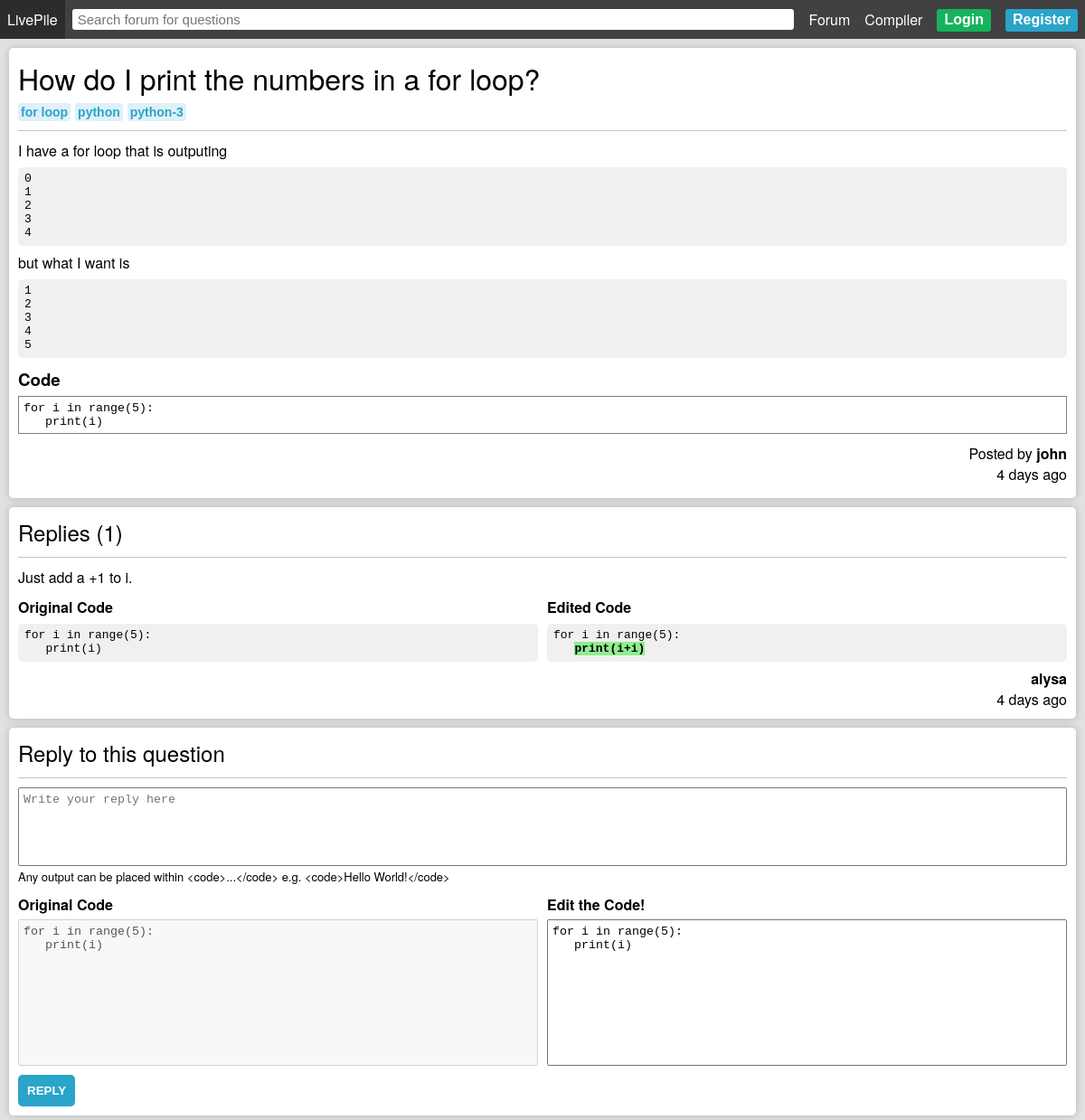
The page /post/2 on the database as committed earlier.
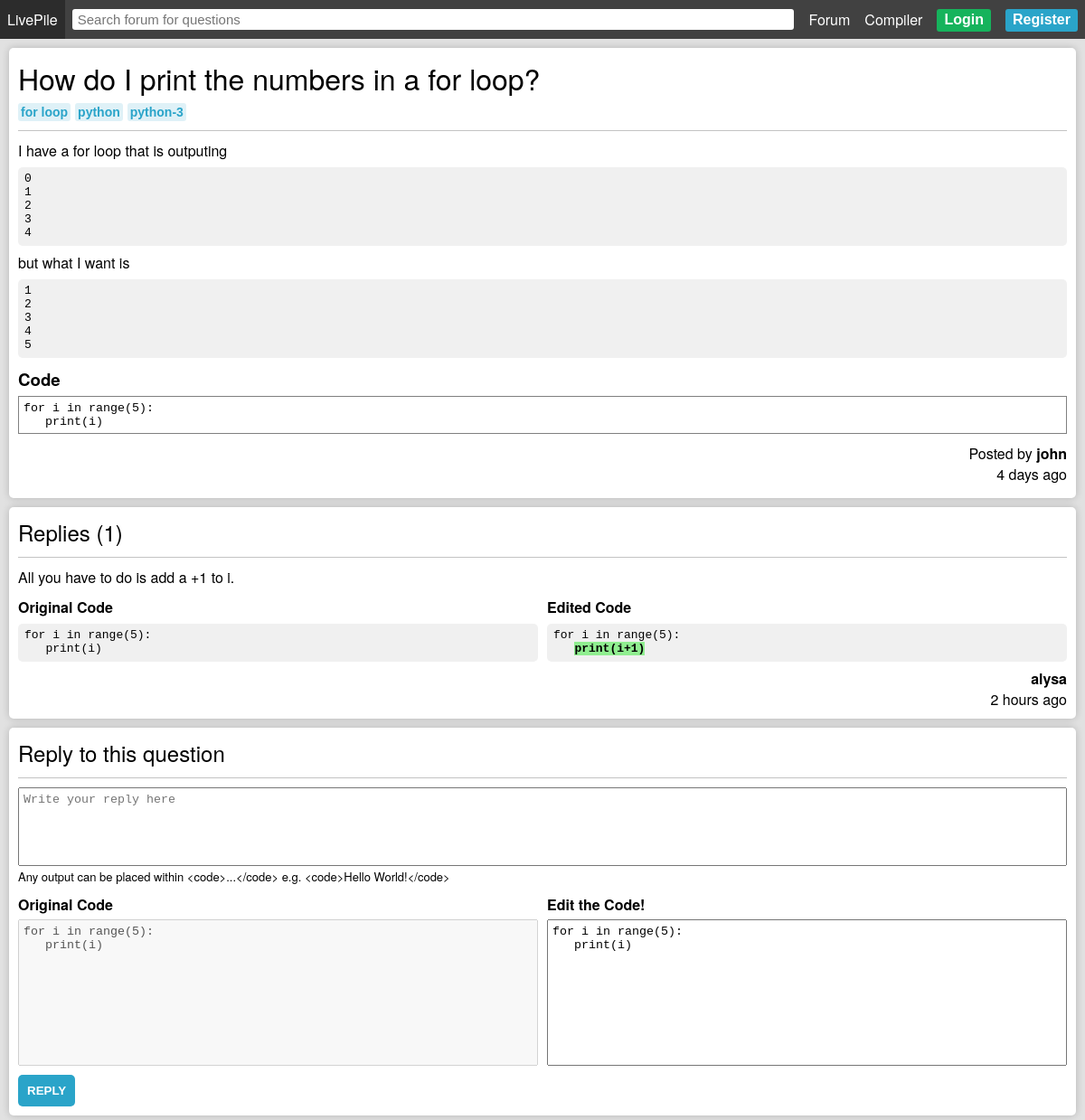
The same page on the database as committed later.
### forum/models.py (models this page shows, shortened)
class Post(models.Model):
    title = models.CharField(max_length=255)
    content = models.TextField()
    code = models.TextField(blank=True)
    tags = models.ManyToManyField(Tag, default=None, related_name='posts')
    author = models.ForeignKey(Profile, on_delete=models.CASCADE, related_name='posts')
    created = models.DateTimeField(auto_now_add=True)
    def get_tags(self):
        return self.tags.all()
    def get_replies(self):
        return self.replies.all()
    def get_num_replies(self):
        return self.replies.all().count()
    def get_elapsed_time(self):
        duration = (datetime.now(timezone.utc) - self.created).total_seconds()
        years = divmod(duration, 32140800)
        months = divmod(years[1], 2678400)
        days = divmod(months[1], 86400)
        hours = divmod(days[1], 3600)
        minutes = divmod(hours[1], 60)
        elapsed = ""
        if (years[0] > 0):
            if (years[0] < 2):
                elapsed = str(int(years[0])) + " year "
            else:
                elapsed = str(int(years[0])) + " years "
        elif (months[0] > 0):
            if (months[0] < 2):
                elapsed = str(int(months[0])) + " month "
            else:
                elapsed = str(int(months[0])) + " months "
        elif (days[0] > 0):
            if (days[0] < 2):
                elapsed = str(int(days[0])) + " day "
            else:
                elapsed = str(int(days[0])) + " days "
        elif (hours[0] > 0):
            if (hours[0] < 2):
                elapsed = str(int(hours[0])) + " hour "
            else:
                elapsed = str(int(hours[0])) + " hours "
        elif (minutes[0] > 0):
            if (minutes[0] < 2):
                elapsed = str(int(minutes[0])) + " min "
            else:
                elapsed = str(int(minutes[0])) + " mins "
        else:
            elapsed = "a while "
        return f"{elapsed}"
    class Meta:
        ordering = ('-created',)

class Tag(models.Model):
    tag = models.CharField(max_length=100)
    def __str__(self):
        return f"{self.tag}"
    class Meta:
        ordering = ('tag',)

class Profile(models.Model):
    user = models.OneToOneField(User, on_delete=models.CASCADE)
    fname = models.CharField(max_length=255, blank=True)
    lname = models.CharField(max_length=255, blank=True)
    avatar = models.ImageField(default='avatars/default-avatar.png', upload_to='avatars/', validators=[FileExtensionValidator(['png', 'jpg', 'jpeg'])])
    created = models.DateTimeField(auto_now_add=True)
    def __str__(self):
        return f"{self.user.username}"

class Reply(models.Model):
    content = models.TextField()
    code = models.TextField(blank=True)
    post = models.ForeignKey(Post, on_delete=models.CASCADE, related_name='replies')
    author = models.ForeignKey(Profile, on_delete=models.CASCADE, related_name='replies')
    created = models.DateTimeField(auto_now_add=True)
    def get_elapsed_time(self):
        duration = (datetime.now(timezone.utc) - self.created).total_seconds()
        years = divmod(duration, 32140800)
        months = divmod(years[1], 2678400)
        days = divmod(months[1], 86400)
        hours = divmod(days[1], 3600)
        minutes = divmod(hours[1], 60)
        elapsed = ""
        if (years[0] > 0):
            if (years[0] < 2):
                elapsed = str(int(years[0])) + " year "
            else:
                elapsed = str(int(years[0])) + " years "
        elif (months[0] > 0):
            if (months[0] < 2):
                elapsed = str(int(months[0])) + " month "
            else:
                elapsed = str(int(months[0])) + " months "
        elif (days[0] > 0):
            if (days[0] < 2):
                elapsed = str(int(days[0])) + " day "
            else:
                elapsed = str(int(days[0])) + " days "
        elif (hours[0] > 0):
            if (hours[0] < 2):
                elapsed = str(int(hours[0])) + " hour "
            else:
                elapsed = str(int(hours[0])) + " hours "
        elif (minutes[0] > 0):
            if (minutes[0] < 2):
                elapsed = str(int(minutes[0])) + " min "
            else:
                elapsed = str(int(minutes[0])) + " mins "
        else:
            elapsed = "a while "
        return f"{elapsed}"
    class Meta:
        ordering = ('-created',)

### forum/views.py (the view, shortened to what this page needs)
# urls.py: path('post/<int:pk>', views.post, name='post'),
def post(request, pk):
    context = {}
    if request.user.is_authenticated:
        context['my_profile'] = Profile.objects.get(user=request.user)
    try:
        post = Post.objects.get(pk=pk)
        post.content = post.content.replace("<code>", "<pre>")
        post.content = post.content.replace("</code>", "</pre>")
        context['post'] = post
        replies = post.get_replies()
        for reply in replies:
            reply.content = reply.content.replace("<code>", "<pre>")
            reply.content = reply.content.replace("</code>", "</pre>")
            if reply.code != '':
                newCode = compare(post.code, reply.code)
                reply.code = newCode
        context['replies'] = replies
    except Exception as e:
        print("views.post threw an error", e)
    return render(request, 'forum/post.html', context)

### forum/views.py (called while the page is built)
def find_indices(s):
    list = []
    for pos, char in enumerate(s):
        if(char == "_"):
            list.append(pos)
    return list

def consecutiveRanges(a, n):
    length = 1
    list = []
    if (n == 0):
        return list
    for i in range (1, n + 1):
        if (i == n or a[i] - a[i - 1] != 1):
            if (length == 1):
                list.append(str(a[i - length]))
            else:
                temp = (str(a[i - length]) + ":" + str(a[i - 1] + 1))
                list.append(temp)
            length = 1
        else:
            length += 1
    return list

def tokenize(s):
    return re.split('\s+', s)

def untokenize(ts):
    return ' '.join(ts)

def equalize(original, edited):
    l1 = tokenize(original)
    l2 = tokenize(edited)
    res1 = []
    res2 = []
    prev = difflib.Match(0,0,0)
    for match in difflib.SequenceMatcher(a=l1, b=l2).get_matching_blocks():
        if (prev.a + prev.size != match.a):
            for i in range(prev.a + prev.size, match.a):
                res2 += ['_' * len(l1[i])]
            res1 += l1[prev.a + prev.size:match.a]
        if (prev.b + prev.size != match.b):
            for i in range(prev.b + prev.size, match.b):
                res1 += ['_' * len(l2[i])]
            res2 += l2[prev.b + prev.size:match.b]
        res1 += l1[match.a:match.a+match.size]
        res2 += l2[match.b:match.b+match.size]
        prev = match
    return untokenize(res1), untokenize(res2)

def compare(original, edited):
    s1, s2 = equalize(original, edited)
    arr1 = find_indices(s1)
    color_arr = consecutiveRanges(arr1, len(arr1))
    words_to_highlight = []
    for color in color_arr:
        color = color.split(":")
        start = None
        end = None
        try:
            start = int(color[0])
            end = int(color[1])
        except Exception as e:
            pass
        words_to_highlight.append(s2[start:end])
    try:
        for i in range(len(words_to_highlight)):
            edited = edited.replace(words_to_highlight[i], "<span style='background-color: lightgreen; font-weight: bold;'>" + words_to_highlight[i] + "</span>")
    except Exception as e:
        print(e)
    edited = "<span>" + edited + "</span>"
    return edited

### forum/templates/forum/post.html (shortened to what this page needs)
{% extends "./index.html" %}
{% block content %}
        <div class="content">
            {% if post %}
            <div class="col">
                <div class="box shadow">
                    <div class="row">
                        <div class="col horizontal-align" style="flex: 1;">
                            <h1 style="text-align: left; font-weight: 500;">{{ post.title }}</h1>
                            {% if post.tags %}
                            <div class="row" style="margin-top: 5px;">
                                {% for tag in post.get_tags %}
                                <form class="col" method="post" action="/search/">
                                    <input class="tag" name="tag" type="submit" value="{{ tag }}" />
                                </form>
                                {% endfor %}
                            </div>
                            {% endif %}
                        </div>
                    </div>
                    <div class="divider"></div>
                    <div style="margin-bottom: 10px;">
                        {{ post.content|safe }}
                    </div>
                    {% if post.code %}
                    <div class="col">
                        <h3>Code</h3>
                        <textarea id="original-code" style="resize: none; margin: 5px 0; padding: 5px; color: black; background-color: white; border-color: gray;" disabled>{{ post.code|safe }}</textarea>
                    </div>
                    <div class="col" style="align-items: flex-end; margin: 5px 0;">
                        <span>Posted by <a style="text-decoration: none; color: black; font-weight: bold;" href="{% url 'profile' post.author %}">{{ post.author }}</a></span>
                        <span>{{ post.get_elapsed_time }}ago</span>
                    </div>
                    {% endif %}
                </div>
                <div class="box shadow">
                    <h2 style="font-weight: 500;">Replies ({{ post.get_num_replies }})</h2>
                    {% if replies %}
                    {% for reply in replies %}
                    <div class="divider"></div>
                    <div style="margin-bottom: 10px;">
                        {{ reply.content|safe }}
                    </div>
                    {% if reply.code %}
                    <div class="row">
                        <div style="flex: 1; margin-right: 5px;">
                            <b>Original Code</b>
                            <pre>{{ post.code }}</pre>
                        </div>
                        <div style="flex: 1; margin-left: 5px;">
                            <b>Edited Code</b>
                            <pre>{{ reply.code|safe }}</pre>
                        </div>
                    </div>
                    {% endif %}
                    <div class="col" style="align-items: flex-end;">
                        <span><a style="text-decoration: none; color: black; font-weight: bold;" href="{% url 'profile' reply.author %}">{{ reply.author }}</a></span>
                        <span>{{ reply.get_elapsed_time }}ago</span>
                    </div>
                    {% endfor %}
                    {% else %}
                    <div class="divider"></div>
                    No replies at the moment. Be the first to reply!
                    {% endif %}
                </div>
                <div class="box shadow">
                    <h2 style="font-weight: 500;">Reply to this question</h2>
                    <div class="divider"></div>
                    <form class="col" method="post" action="{% url 'post' post.pk %}">
                        <textarea name="content" style="resize: none; padding: 5px;" rows="5" placeholder="Write your reply here" required></textarea>
                        <span style="font-size: 13px; margin: 2px 0 10px 0;">Any output can be placed within &#60;code&#62;...&#60;/code&#62; e.g. &#60;code&#62;Hello World!&#60;/code&#62;</span>
                        <div class="row">
                            <div class="col" style="flex: 1; margin-right: 5px">
                                <b>Original Code</b>
                                <textarea id="original" style="resize: none; padding: 5px; margin-top: 5px;" rows="10" disabled>{{ post.code }}</textarea>
                            </div>
                            <div class="col" style="flex: 1; margin-left: 5px">
                                <b>Edit the Code!</b>
                                <textarea id="code" name="code" style="resize: none; padding: 5px; flex: 1; margin-top: 5px;" rows="10">{{ post.code }}</textarea>
                            </div>
                        </div>
                        <input class="blue form-button" style="margin: 5px 0 0 0; width: fit-content;" type="submit" value="REPLY" />
                    </form>
                </div>
            </div>
            {% else %}
            <div class="box shadow center">
                <span>Post not found. <a class="a-link" href="/">Go home</a>.</span>
            </div>
            {% endif %}
        </div>
{% endblock %}

### forum/templates/forum/index.html (shortened to what this page needs)
<!DOCTYPE html>
<html>
    <head>
        <link rel="stylesheet" type="text/css" href="../../static/css/livepile.css">
        <link rel="stylesheet" type="text/css" href="../../static/css/codemirror.css">
        <link rel="stylesheet" type="text/css" href="../../static/css/eclipse.css">
    </head>
    <body>
        <nav>
            <ul>
                <li><a href="/">LivePile</a></li>
                <li style="flex: 1;">
                    <form style="display: flex; flex: 1;" method="post" action="/search/">
                        <input id="search" name="search" type="text" style="flex: 1;" placeholder="Search forum for questions" />
                    </form>
                </li>
                <li><a href="/">Forum</a></li>
                <li><a href="/join/">Compiler</a></li>
                {% if user.is_authenticated %}
                <li class="col dropdown">
                    <a href="{% url 'profile' my_profile.user %}">Hello, {{ my_profile.fname }}!</a>
                    <div class="col dropdown-content">
                        <a href="{% url 'profile' my_profile.user %}">Profile</a>
                        <a href="/logout/">Logout</a>
                    </div>
                </li>
                {% else %}
                <li>
                    <form method="get" action="/login/">
                        <input class="green button" type="submit" value="Login" />
                    </form>
                </li>
                <li>
                    <form method="get" action="/register/">
                        <input class="blue button" type="submit" value="Register" />
                    </form>
                </li>
                {% endif %}
            </ul>
        </nav>
        {% block content %} Didn't render content {% endblock %}
    </body>
</html>

### forum/static/css/livepile.css (style rules this page uses)
html, body { height: 100%; margin: 0; }
body { width: 100%; height: 100%; display: flex; flex-direction: column; background-color:#e1e1e1; font-family: 'Helvetica Neue', Helvetica, Arial, sans-serif; }
.content { margin: 5px; height: 100%; }
nav { background-color: #414141; position: sticky; top: 0; z-index: 99; height: fit-content; }
nav ul { margin: 0; padding: 0; list-style: none; display: flex; }
nav ul li { display: flex; align-items: center; }
nav ul li a { padding: 10px 8px; text-decoration: none; color: white; }
nav input[type=text] { margin: auto 8px; border: 0; border-radius: 3px; padding: 3px 6px; font-size: 15px; }
.button { margin: auto 8px; border: 0; border-radius: 3px; padding: 3px 8px 4px 8px; font-weight: bold; font-size: 16px; color: white; }
.row { display: flex; flex-direction: row; }
.col { display: flex; flex-direction: column; }
.horizontal-align { display: flex; justify-content: center; }
.blue { background-color: #2aa4c9; color: white; font-weight: bold; }
.green { background-color: #16b35c; color: white; font-weight: bold; }
h1, h2, h3, h4 { margin: 0; padding: 0; }
h1 { text-align: center; }
.box { flex: 1; margin: 5px; padding: 10px; border-radius: 5px; background-color: white; }
.shadow { box-shadow: 0 0 8px rgba(0, 0, 0, 0.2); }
.divider { border-top: 1px solid #c3c3c3; margin: 10px 0; }
.form-button { margin: 5px 0; padding: 10px; border-style: none; border-radius: 5px; }
.tag { background-color: rgba(42, 164, 201, 0.15); width: fit-content; color: #2aa4c9; font-weight: bold; font-size: 14px; padding: 2px 3px; border-radius: 3px; margin-right: 5px; border: 0; }
pre { background-color: #f0f0f0; padding: 5px 7px 7px 7px; border-radius: 5px; margin: 7px 0; color: black; }

Rows that differ between the two databases and show on the page:
removed Reply: content "Just add a +1 to i.", {{ post.code }} "for i in range(5): print(i)", code "for i in range(5): print(i+i)", author "alysa", get_elapsed_time "4 days"
added Reply: content "All you have to do is add a +1 to i.", {{ post.code }} "for i in range(5): print(i)", code "for i in range(5): print(i+1)", author "alysa", get_elapsed_time "2 hours"
